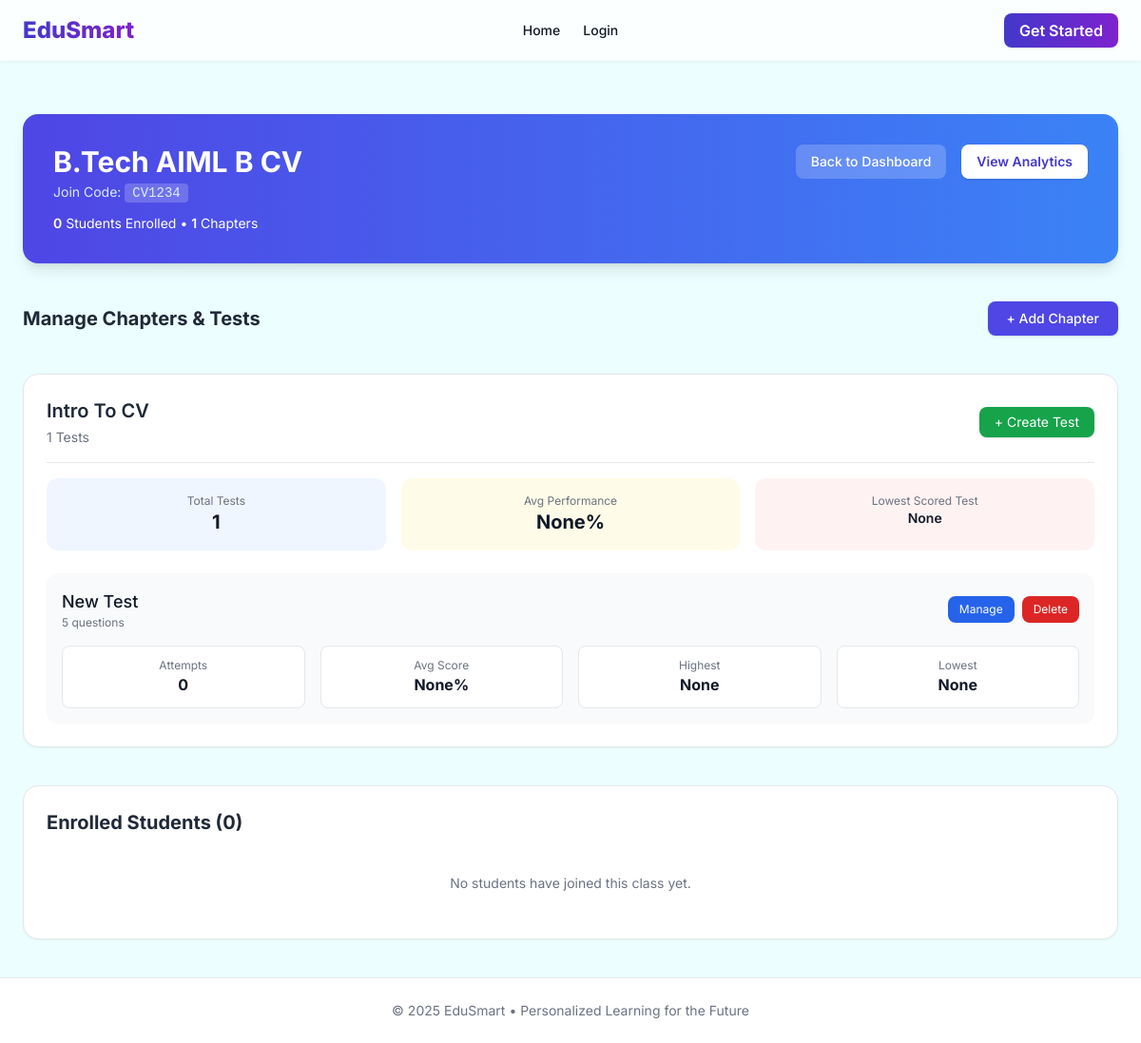
/teacher/class/1, run on an earlier commit of the app's database.
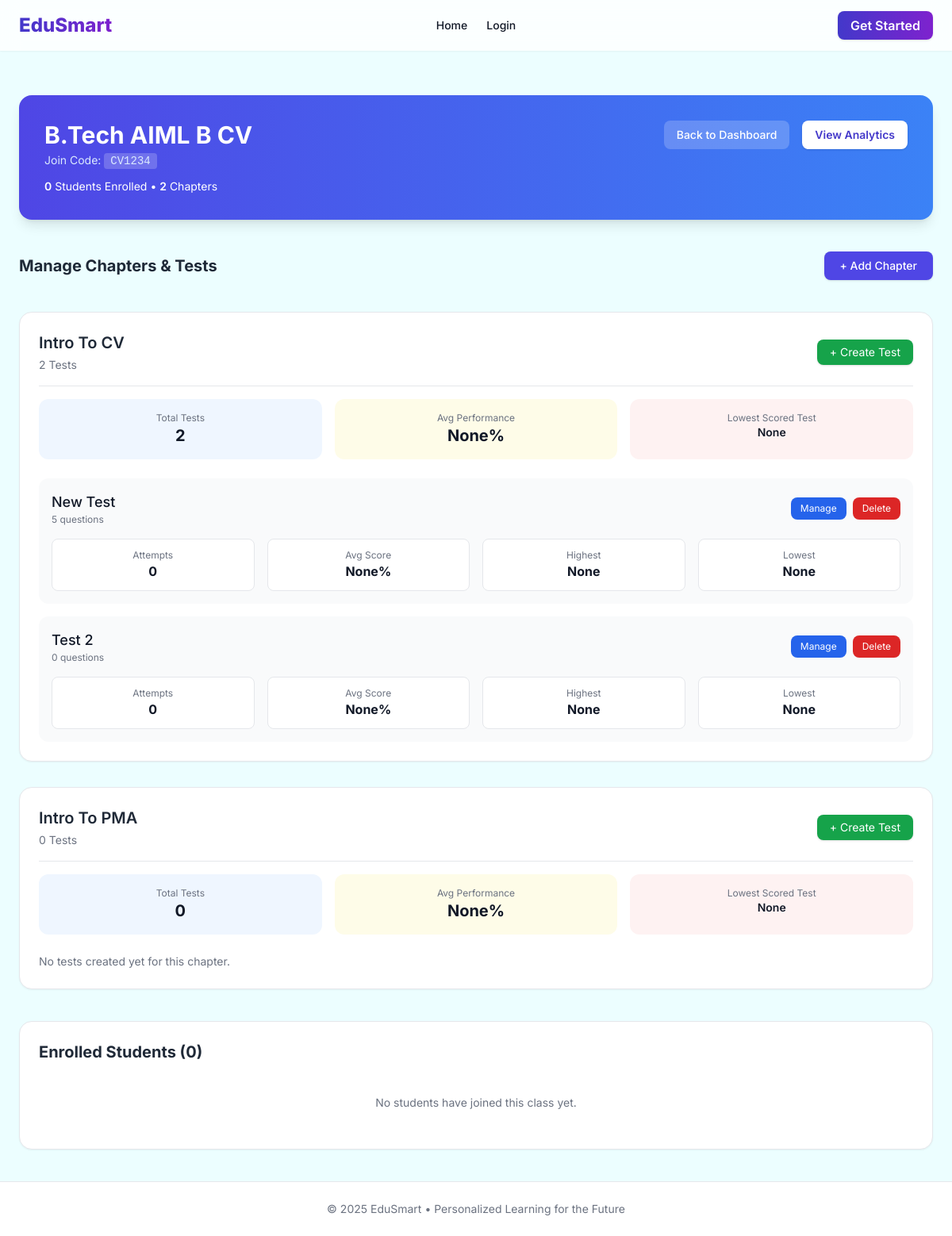
And on a later commit of the database.
### models.py (models this page shows, shortened)
class Class(db.Model):
    __tablename__ = "class"
    id = db.Column(db.Integer, primary_key=True)
    name = db.Column(db.String(100), nullable=False)
    join_code = db.Column(db.String(10), unique=True, nullable=False)
    teacher_id = db.Column(db.Integer, db.ForeignKey("user.id"), nullable=False)
    students = db.relationship("StudentClass", backref="class_obj", lazy=True, cascade="all, delete-orphan")
    chapters = db.relationship("Chapter", backref="class_obj", lazy=True, cascade="all, delete-orphan")
    assignments = db.relationship("Assignment", backref="class_obj", lazy=True, cascade="all, delete-orphan")

class Chapter(db.Model):
    __tablename__ = "chapter"
    id = db.Column(db.Integer, primary_key=True)
    name = db.Column(db.String(100), nullable=False)
    class_id = db.Column(db.Integer, db.ForeignKey("class.id"), nullable=False)
    tests = db.relationship("Test", backref="chapter", lazy=True, cascade="all, delete-orphan")

class Test(db.Model):
    __tablename__ = "test"
    id = db.Column(db.Integer, primary_key=True)
    name = db.Column(db.String(100), nullable=False)
    chapter_id = db.Column(db.Integer, db.ForeignKey("chapter.id"), nullable=False)
    start_time = db.Column(db.DateTime, default=datetime.utcnow)
    end_time = db.Column(db.DateTime, nullable=True)
    max_score = db.Column(db.Integer, default=100)
    questions = db.relationship("Question", backref="test", lazy=True, cascade="all, delete-orphan")
    attempts = db.relationship("TestAttempt", backref="test", lazy=True, cascade="all, delete-orphan")

### routes/teacher.py (the view)
@teacher_bp.route("/class/<int:class_id>")
def view_class(class_id):
    class_obj = Class.query.get_or_404(class_id)
    enrolled_students = [sc.student for sc in class_obj.students]
    for chapter in class_obj.chapters:
        chapter_analytics = get_chapter_analytics(chapter.id)
        chapter.avg_score = chapter_analytics["avg"]
        chapter.lowest_test_name = chapter_analytics["lowest_test"]
        for test in chapter.tests:
            t_analytics = get_test_analytics(test.id)
            test.avg_score = t_analytics["avg"]
            test.highest_score = t_analytics["highest"]
            test.lowest_score = t_analytics["lowest"]
    return render_template(
        "teacher/view_class.html",
        class_obj=class_obj,
        enrolled_students=enrolled_students
    )

### routes/teacher.py (called while the page is built, shortened)
def get_test_analytics(test_id):
    attempts = TestAttempt.query.filter_by(test_id=test_id).all()
    if not attempts:
        return {"avg": None, "highest": None, "lowest": None, "count": 0}

def get_chapter_analytics(chapter_id):
    tests = Test.query.filter_by(chapter_id=chapter_id).all()
    if not tests:
        return {"avg": None, "lowest_test": None, "total_tests": 0}
    all_scores = []
    test_scores = {}
    for test in tests:
        t_analytics = get_test_analytics(test.id)
        if t_analytics["avg"] is not None:
            all_scores.append(t_analytics["avg"])
            test_scores[test.name] = t_analytics["avg"]
    if not all_scores:
        return {"avg": None, "lowest_test": None, "total_tests": len(tests)}

### templates/teacher/view_class.html (shortened to what this page needs)
{% extends "base.html" %}
{% block content %}
<div class="max-w-7xl mx-auto px-6 py-10 space-y-10">
    <div class="bg-gradient-to-r from-indigo-600 to-blue-500 rounded-2xl shadow-lg p-8 text-white">
        <div class="flex justify-between items-start">
            <div>
                <h1 class="text-3xl font-bold">{{ class_obj.name }}</h1>
                <p class="mt-1 text-blue-100 text-sm">
                    Join Code:
                    <span class="bg-white/20 px-2 py-0.5 rounded font-mono">{{ class_obj.join_code }}</span>
                </p>
                <p class="mt-3 text-sm">
                    <span class="font-semibold">{{ enrolled_students|length }}</span> Students Enrolled •
                    <span class="font-semibold">{{ class_obj.chapters|length }}</span> Chapters
                </p>
            </div>
            <div class="flex gap-4">
                <a href="{{ url_for('teacher.dashboard') }}"
                   class="px-4 py-2 bg-white/20 hover:bg-white/30 rounded-lg text-sm font-medium transition">
                    Back to Dashboard
                </a>
                <a href="{{ url_for('teacher.class_students', class_id=class_obj.id) }}"
                   class="px-4 py-2 bg-white text-indigo-700 rounded-lg text-sm font-semibold shadow hover:bg-blue-50">
                    View Analytics
                </a>
            </div>
        </div>
    </div>
    <div class="flex justify-between items-center">
        <h2 class="text-xl font-bold text-gray-800">Manage Chapters & Tests</h2>
        <a href="{{ url_for('teacher.create_chapter', class_id=class_obj.id) }}"
           class="px-5 py-2 bg-indigo-600 text-white rounded-lg shadow hover:bg-indigo-700 text-sm font-medium">
            + Add Chapter
        </a>
    </div>
    {% if class_obj.chapters %}
        <div class="grid grid-cols-1 gap-8">
            {% for chapter in class_obj.chapters %}
            <div class="bg-white rounded-2xl shadow-sm border hover:shadow-md transition p-6">
                <div class="flex justify-between items-center border-b pb-4 mb-4">
                    <div>
                        <h3 class="text-xl font-semibold text-gray-800">{{ chapter.name }}</h3>
                        <p class="text-gray-500 text-sm mt-1">{{ chapter.tests|length }} Tests</p>
                    </div>
                    <a href="{{ url_for('teacher.create_test', chapter_id=chapter.id) }}"
                       class="px-4 py-1.5 bg-green-600 text-white text-sm rounded-lg shadow hover:bg-green-700">
                        + Create Test
                    </a>
                </div>
                <div class="grid grid-cols-3 gap-4 mb-6">
                    <div class="bg-blue-50 p-4 rounded-xl text-center">
                        <p class="text-xs text-gray-500">Total Tests</p>
                        <p class="text-xl font-bold">{{ chapter.tests|length }}</p>
                    </div>
                    <div class="bg-yellow-50 p-4 rounded-xl text-center">
                        <p class="text-xs text-gray-500">Avg Performance</p>
                        <p class="text-xl font-bold">
                            {{ chapter.avg_score|default('--') }}%
                        </p>
                    </div>
                    <div class="bg-red-50 p-4 rounded-xl text-center">
                        <p class="text-xs text-gray-500">Lowest Scored Test</p>
                        <p class="text-sm font-semibold">{{ chapter.lowest_test_name|default('N/A') }}</p>
                    </div>
                </div>
                {% if chapter.tests %}
                    <ul class="space-y-4">
                        {% for test in chapter.tests %}
                        <li class="bg-gray-50 rounded-xl p-4 hover:bg-gray-100 transition">
                            <div class="flex justify-between items-center">
                                <div>
                                    <h4 class="text-lg font-medium text-gray-900">{{ test.name }}</h4>
                                    <p class="text-xs text-gray-500">{{ test.questions|length }} questions</p>
                                </div>
                                <div class="flex gap-2">
                                    <a href="{{ url_for('teacher.manage_test', test_id=test.id) }}"
                                       class="px-3 py-1.5 bg-blue-600 text-white text-xs rounded-lg hover:bg-blue-700">
                                        Manage
                                    </a>
                                    <form method="POST" action="{{ url_for('teacher.delete_test', test_id=test.id) }}"
                                          onsubmit="return confirm('Are you sure you want to delete this test?')">
                                        <button type="submit"
                                                class="px-3 py-1.5 bg-red-600 text-white text-xs rounded-lg hover:bg-red-700">
                                            Delete
                                        </button>
                                    </form>
                                </div>
                            </div>
                            <div class="grid grid-cols-4 gap-4 mt-4 text-center">
                                <div class="bg-white p-3 rounded-lg border">
                                    <p class="text-xs text-gray-500">Attempts</p>
                                    <p class="font-bold">{{ test.attempts|length }}</p>
                                </div>
                                <div class="bg-white p-3 rounded-lg border">
                                    <p class="text-xs text-gray-500">Avg Score</p>
                                    <p class="font-bold">{{ test.avg_score|default('--') }}%</p>
                                </div>
                                <div class="bg-white p-3 rounded-lg border">
                                    <p class="text-xs text-gray-500">Highest</p>
                                    <p class="font-bold">{{ test.highest_score|default('--') }}</p>
                                </div>
                                <div class="bg-white p-3 rounded-lg border">
                                    <p class="text-xs text-gray-500">Lowest</p>
                                    <p class="font-bold">{{ test.lowest_score|default('--') }}</p>
                                </div>
                            </div>
                        </li>
                        {% endfor %}
                    </ul>
                {% else %}
                    <p class="text-gray-500 text-sm">No tests created yet for this chapter.</p>
                {% endif %}
            </div>
            {% endfor %}
        </div>
    {% else %}
        <div class="bg-white rounded-xl shadow-sm p-6 text-center border">
            <p class="text-gray-500 text-sm">
                No chapters yet. Click <strong>Add Chapter</strong> to start.
            </p>
        </div>
    {% endif %}
    <div class="bg-white rounded-2xl shadow-sm border p-6">
        <div class="flex justify-between items-center mb-4">
            <h2 class="text-xl font-bold text-gray-800">
                Enrolled Students ({{ enrolled_students|length }})
            </h2>
        </div>
        {% if enrolled_students %}
            <div class="grid grid-cols-1 md:grid-cols-2 gap-4">
                {% for student in enrolled_students %}
                <div class="p-4 border rounded-xl hover:shadow-md transition">
                    <h4 class="font-medium text-gray-900">{{ student.name }}</h4>
                    <p class="text-sm text-gray-500">{{ student.email }}</p>
                </div>
                {% endfor %}
            </div>
        {% else %}
            <div class="text-center py-6 text-gray-500 text-sm">
                No students have joined this class yet.
            </div>
        {% endif %}
    </div>
</div>
{% endblock %}

### templates/base.html (shortened to what this page needs)
<!DOCTYPE html>
<html lang="en" class="h-full">
<head>
    <link rel="stylesheet" href="{{ url_for('static', filename='css/signup.css') }}">
    <script src="https://cdn.tailwindcss.com"></script>
</head>
<body class="flex flex-col min-h-screen bg-cyan-50 text-gray-900">
    <nav class="fixed w-full bg-white/80 backdrop-blur-md shadow-sm z-50">
        <div class="max-w-7xl mx-auto px-6 flex items-center h-16 relative">
            <div class="text-2xl font-extrabold text-transparent bg-clip-text bg-gradient-to-r from-indigo-700 to-purple-700">
            </div>
            {% if not current_user.is_authenticated %}
            <div class="hidden md:flex space-x-6 text-sm font-medium absolute left-1/2 transform -translate-x-1/2">
                <a href="/" class="hover:text-indigo-600 transition">Home</a>
                <a href="/auth/login" class="hover:text-indigo-600 transition">Login</a>
            </div>
            <div class="ml-auto">
                <a href="/auth/signup" class="px-4 py-2 rounded-lg bg-gradient-to-r from-indigo-700 to-purple-700 text-white font-semibold shadow hover:scale-105 transition">
                    Get Started
                </a>
            </div>
            {% endif %}
        </div>
    </nav>
    <main class="flex-grow pt-20">
        {% block content %}{% endblock %}
    </main>
    <footer class="bg-white border-t py-6 text-center text-gray-500 text-sm mt-auto">
        © {{ 2025 }} EduSmart • Personalized Learning for the Future
    </footer>
</body>
</html>

### static/css/signup.css (style rules this page uses)
:root { --primary: #3492F8; --secondary: #6ee7b7; --background: #FFFFFF; --text-dark: #000000; --text-muted: #515151; --accent-light: #96D6FF; --accent-soft: #DAF0FF; --card-bg: #E7F0F7; --accent: #6ee7b7; --brand-dark: #3e0d9a; --brand-light: #936bdd; }
body { font-family: 'Inter', sans-serif; margin: 0; padding: 0; background-color: #c6eff6; color: var(--text-dark); }

What changed in the data, as far as the page shows it:
computed for Chapter "Intro To CV": tests|length "1" → "2"
added Test: name "Test 2", questions|length "0", attempts|length "0", avg_score "None", highest_score "None", lowest_score "None", shown under Chapter "Intro To CV"
added Chapter: name "Intro To PMA", tests|length "0", avg_score "None", lowest_test_name "None", shows "No tests created yet for this chapter."
Also different on the page:
{{ class_obj.chapters|length }}: "1" → "2"
